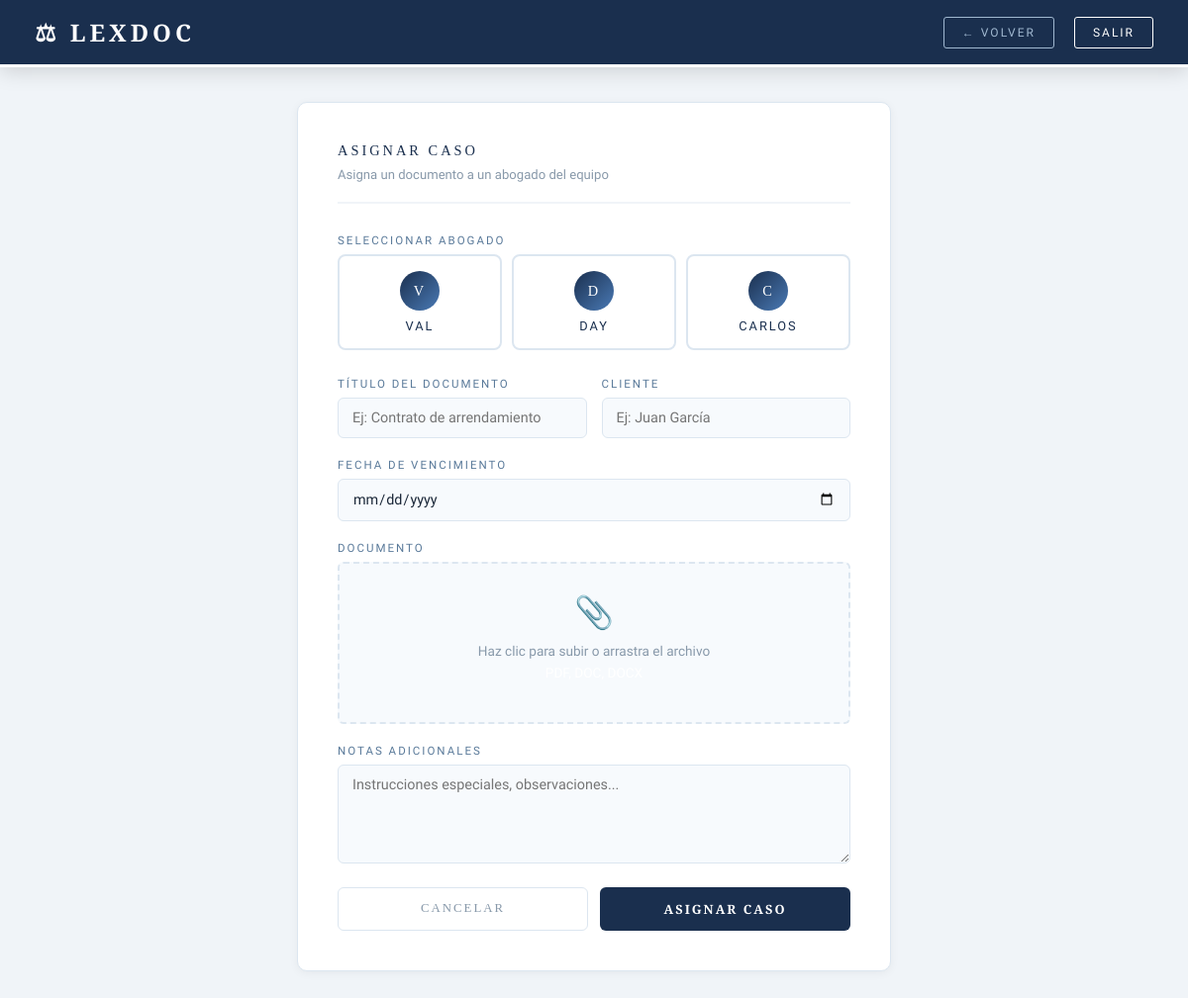
The page /jefe/asignar (signed in) on the database its author committed.
### tables this page shows
CREATE TABLE usuarios (
        id INTEGER PRIMARY KEY AUTOINCREMENT,
        nombre TEXT NOT NULL,
        email TEXT UNIQUE NOT NULL,
        password TEXT NOT NULL,
        rol TEXT NOT NULL
    );

### app.py (the view, shortened to what this page needs)
@app.route('/jefe/asignar', methods=['GET', 'POST'])
@login_requerido(['jefe'])
def jefe_asignar():
    conn = get_db()
    abogados = conn.execute(
        "SELECT * FROM usuarios WHERE rol = 'abogado'"
    ).fetchall()
    conn.close()
    return render_template('jefe/asignar.html',
                         abogados=abogados,
                         nombre=session['usuario_nombre'])

### app.py (called while the page is built)
def get_db():
    conn = sqlite3.connect('lexdoc.db')
    conn.row_factory = sqlite3.Row
    return conn

def login_requerido(roles_permitidos):
    def decorador(f):
        from functools import wraps
        @wraps(f)
        def wrapper(*args, **kwargs):
            if 'usuario_id' not in session:
                return redirect(url_for('login'))
            if session.get('rol') not in roles_permitidos:
                flash('No tienes permiso para acceder aquí', 'error')
                return redirect(url_for('dashboard'))
            return f(*args, **kwargs)
        return wrapper
    return decorador

### templates/jefe/asignar.html (shortened to what this page needs)
<!DOCTYPE html>
<html lang="es">
<head>
</head>
<body>
    <nav class="navbar">
        <h1>⚖ LEXDOC</h1>
        <div class="navbar-right">
            <a href="/jefe" class="btn-back">← VOLVER</a>
            <a href="/logout" class="btn-logout">SALIR</a>
        </div>
    </nav>
    <div class="content">
        <div class="form-card">
            <p class="form-title">ASIGNAR CASO</p>
            <p class="form-subtitle">Asigna un documento a un abogado del equipo</p>
            <form method="POST" enctype="multipart/form-data">
                <div class="form-group">
                    <label>Seleccionar Abogado</label>
                    {% if abogados %}
                        <div class="abogado-selector">
                            {% for a in abogados %}
                            <label class="abogado-option" onclick="seleccionar(this)">
                                <div class="abogado-avatar">{{ a['nombre'][0] }}</div>
                                <div class="abogado-nombre">{{ a['nombre'] }}</div>
                            </label>
                            {% endfor %}
                        </div>
                    {% else %}
                        <p style="color:#c0392b; font-size:0.85rem;">
                            ⚠️ No hay abogados registrados aún
                        </p>
                    {% endif %}
                </div>
                <div class="form-row">
                    <div class="form-group">
                        <label>Título del Documento</label>
                        <input type="text" name="titulo"
                               placeholder="Ej: Contrato de arrendamiento" required>
                    </div>
                    <div class="form-group">
                        <label>Cliente</label>
                        <input type="text" name="cliente"
                               placeholder="Ej: Juan García" required>
                    </div>
                </div>
                <div class="form-group">
                    <label>Fecha de Vencimiento</label>
                    <input type="date" name="fecha_vencimiento" required>
                </div>
                <div class="form-group">
                    <label>Documento</label>
                    <div class="upload-area"
                         onclick="document.getElementById('archivo').click()">
                        <div class="upload-icon">📎</div>
                        <div class="upload-text">
                            Haz clic para subir o arrastra el archivo<br>
                            <span>PDF, DOC, DOCX</span>
                        </div>
                    </div>
                </div>
                <div class="form-group">
                    <label>Notas adicionales</label>
                    <textarea name="notas"
                        placeholder="Instrucciones especiales, observaciones..."></textarea>
                </div>
                <div class="btn-group">
                    <a href="/jefe" class="btn-cancelar">CANCELAR</a>
                    <button type="submit" class="btn-asignar">ASIGNAR CASO</button>
                </div>
            </form>
        </div>
    </div>
</body>
</html>

### templates/jefe/asignar.html (style rules this page uses)
* { margin: 0; padding: 0; box-sizing: border-box; }
body { font-family: 'Raleway', sans-serif; background: #f0f4f8; color: #1a2738; min-height: 100vh; }
.navbar { background: #1a2f4e; border-bottom: 3px solid #ffffff; padding: 16px 35px; display: flex; justify-content: space-between; align-items: center; box-shadow: 0 4px 20px rgba(0,0,0,0.15); position: sticky; top: 0; z-index: 100; }
.navbar h1 { font-family: 'Cinzel', serif; color: #ffffff; font-size: 1.5rem; letter-spacing: 4px; }
.navbar-right { display: flex; align-items: center; gap: 20px; }
.btn-back { background: transparent; border: 1px solid #a0b8d0; color: #a0b8d0; padding: 8px 18px; border-radius: 3px; font-size: 0.75rem; letter-spacing: 2px; text-decoration: none; transition: all 0.3s; }
.btn-logout { background: transparent; border: 1px solid #ffffff; color: #ffffff; padding: 8px 18px; border-radius: 3px; font-size: 0.75rem; letter-spacing: 2px; text-decoration: none; transition: all 0.3s; }
.content { padding: 35px; display: flex; justify-content: center; }
.form-card { background: #ffffff; border: 1px solid #dce6f0; border-radius: 10px; padding: 40px; box-shadow: 0 2px 10px rgba(0,0,0,0.05); width: 100%; max-width: 600px; }
.form-title { font-family: 'Cinzel', serif; color: #1a2f4e; font-size: 0.9rem; letter-spacing: 3px; margin-bottom: 8px; }
.form-subtitle { color: #8899aa; font-size: 0.82rem; margin-bottom: 30px; padding-bottom: 20px; border-bottom: 2px solid #f0f4f8; }
.form-group { margin-bottom: 20px; }
label { display: block; color: #5a7a9a; font-size: 0.72rem; letter-spacing: 2px; margin-bottom: 7px; text-transform: uppercase; }
input, select, textarea { width: 100%; padding: 11px 14px; background: #f7fafd; border: 1px solid #dce6f0; border-radius: 6px; color: #1a2738; font-size: 0.9rem; font-family: 'Raleway', sans-serif; transition: border-color 0.3s; }
textarea { resize: vertical; min-height: 100px; }
.form-row { display: grid; grid-template-columns: 1fr 1fr; gap: 15px; }
.abogado-selector { display: grid; grid-template-columns: repeat(auto-fill, minmax(160px, 1fr)); gap: 10px; }
.abogado-option { border: 2px solid #dce6f0; border-radius: 8px; padding: 15px; cursor: pointer; transition: all 0.3s; text-align: center; }
.abogado-avatar { width: 40px; height: 40px; background: linear-gradient(135deg, #1a2f4e, #4a7ab5); border-radius: 50%; display: flex; align-items: center; justify-content: center; color: #ffffff; font-family: 'Cinzel', serif; font-size: 0.9rem; margin: 0 auto 8px; }
.abogado-nombre { font-size: 0.8rem; color: #1a2f4e; font-weight: 500; }
.upload-area { border: 2px dashed #dce6f0; border-radius: 6px; padding: 30px; text-align: center; cursor: pointer; transition: all 0.3s; background: #f7fafd; }
.upload-icon { font-size: 2rem; margin-bottom: 10px; }
.upload-text { color: #8899aa; font-size: 0.85rem; line-height: 1.6; }
.upload-text span { color: #ffffff; }
.btn-group { display: grid; grid-template-columns: 1fr 1fr; gap: 12px; margin-top: 10px; }
.btn-asignar { padding: 13px; background: #1a2f4e; color: #ffffff; border: none; border-radius: 6px; font-size: 0.8rem; font-weight: 600; letter-spacing: 2px; cursor: pointer; transition: all 0.3s; font-family: 'Cinzel', serif; }
.btn-cancelar { padding: 13px; background: transparent; color: #8899aa; border: 1px solid #dce6f0; border-radius: 6px; font-size: 0.8rem; letter-spacing: 2px; cursor: pointer; text-decoration: none; text-align: center; transition: all 0.3s; font-family: 'Cinzel', serif; display: flex; align-items: center; justify-content: center; }

### rows shown on the page
usuarios: nombre "V", nombre "VAL"
usuarios: nombre "D", nombre "DAY"
usuarios: nombre "C", nombre "CARLOS"
